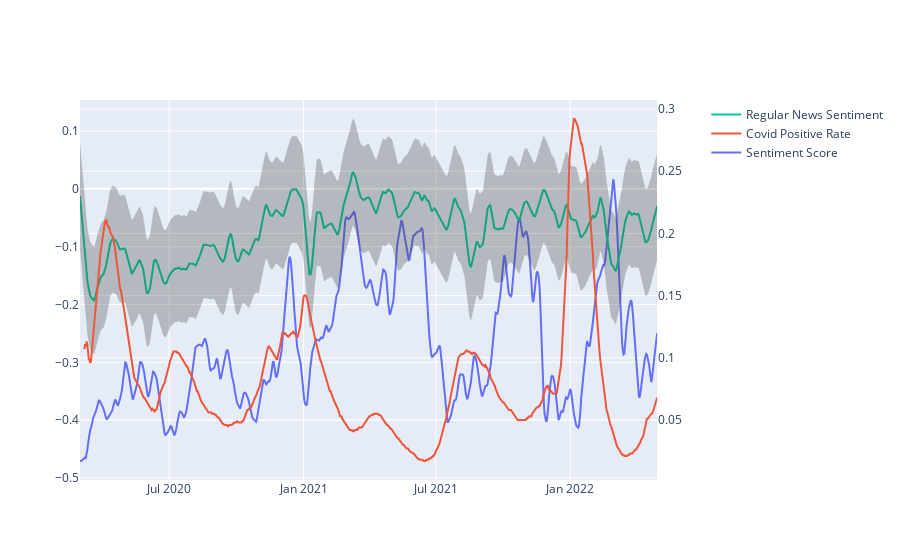

Notebook code for this chart:
### Code cell
fig = make_subplots(specs=[[{"secondary_y": True}]])

low, high = smoother.get_intervals('prediction_interval')

fig.add_trace(
    go.Scatter(x=big_five_covid_df['date'], y=big_five_covid_df['smoothed_prediction'], name="Sentiment Score"),
    secondary_y=False,
)

fig.add_trace(
    go.Scatter(x=df['date'], y=df['positive_rate'], name="Covid Positive Rate"),
    secondary_y=True, 
)

fig.add_trace(
go.Scatter(
    x=regular_df['date'], 
    y=regular_df['smoothed_prediction'], 
    name="Regular News Sentiment"), 
)

fig.add_trace(
go.Scatter(
        name='Upper Bound',
        x=regular_df['date'], 
        y=high[4],
        marker=dict(color="#444"),
        line=dict(width=0),
        mode='lines',
        fillcolor='rgba(68, 68, 68, 0.3)',
        showlegend=False
    ),
)

fig.add_trace(
go.Scatter(
        name='Upper Bound',
        x=regular_df['date'], 
        y=low[4],
        marker=dict(color="#444"),
        line=dict(width=0),
        mode='lines',
        fillcolor='rgba(68, 68, 68, 0.3)',
        fill='tonexty',
        showlegend=False
    ),
secondary_y=False,
)

### Figure 1 — Plotly figure (JSON) as saved in the notebook; plotly's stock layout.template omitted (floating-point values rounded to 4 significant figures; data arrays with more than 128 entries replaced by an {"elided": "..."} marker saying what was removed)
{"data": [{"name": "Sentiment Score", "type": "scatter", "x": {"elided": "791 str values"}, "xaxis": "x", "y": {"elided": "791 float values"}, "yaxis": "y"}, {"name": "Covid Positive Rate", "type": "scatter", "x": {"elided": "791 str values"}, "xaxis": "x", "y": {"elided": "791 float values"}, "yaxis": "y2"}, {"name": "Regular News Sentiment", "type": "scatter", "x": {"elided": "791 str values"}, "y": {"elided": "791 float values"}}, {"fillcolor": "rgba(68, 68, 68, 0.3)", "line": {"width": 0}, "marker": {"color": "#444"}, "mode": "lines", "name": "Upper Bound", "showlegend": false, "type": "scatter", "x": {"elided": "791 str values"}, "y": {"elided": "791 float values"}}, {"fill": "tonexty", "fillcolor": "rgba(68, 68, 68, 0.3)", "line": {"width": 0}, "marker": {"color": "#444"}, "mode": "lines", "name": "Upper Bound", "showlegend": false, "type": "scatter", "x": {"elided": "791 str values"}, "xaxis": "x", "y": {"elided": "791 float values"}, "yaxis": "y"}], "layout": {"xaxis": {"anchor": "y", "domain": [0, 0.94]}, "yaxis": {"anchor": "x", "domain": [0, 1]}, "yaxis2": {"anchor": "x", "overlaying": "y", "side": "right"}}}
